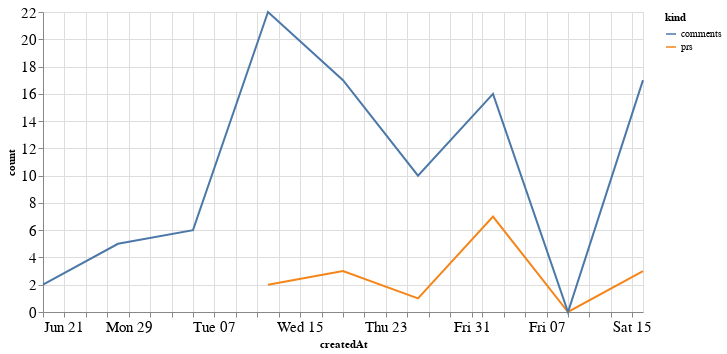

The cell this chart's notebook holds for it:
### Code cell
alt.Chart(total_time, width=600).mark_line().encode(
    x='createdAt',
    y='count',
    color='kind'
)

### Figure 1 — Vega-Lite specification as saved in the notebook (floating-point values rounded to 4 significant figures)
{"config": {"axisLeft": {"labelFontSize": 15}, "axisBottom": {"labelFontSize": 15}}, "data": {"name": "data-5cf9b88a7da1d4f0d79fafbd6246d1b6"}, "mark": "line", "encoding": {"color": {"type": "nominal", "field": "kind"}, "x": {"type": "temporal", "field": "createdAt"}, "y": {"type": "quantitative", "field": "count"}}, "width": 600, "$schema": "https://vega.github.io/schema/vega-lite/v4.8.1.json", "datasets": {"data-5cf9b88a7da1d4f0d79fafbd6246d1b6": [{"createdAt": "2020-07-12T00:00:00", "kind": "prs", "count": 2.0}, {"createdAt": "2020-07-19T00:00:00", "kind": "prs", "count": 3.0}, {"createdAt": "2020-07-26T00:00:00", "kind": "prs", "count": 1.0}, {"createdAt": "2020-08-02T00:00:00", "kind": "prs", "count": 7.0}, {"createdAt": "2020-08-09T00:00:00", "kind": "prs", "count": 0.0}, {"createdAt": "2020-08-16T00:00:00", "kind": "prs", "count": 3.0}, {"createdAt": "2020-06-21T00:00:00", "kind": "prs", "count": null}, {"createdAt": "2020-06-28T00:00:00", "kind": "prs", "count": null}, {"createdAt": "2020-07-05T00:00:00", "kind": "prs", "count": null}, {"createdAt": "2020-07-12T00:00:00", "kind": "comments", "count": 22.0}, {"createdAt": "2020-07-19T00:00:00", "kind": "comments", "count": 17.0}, {"createdAt": "2020-07-26T00:00:00", "kind": "comments", "count": 10.0}, {"createdAt": "2020-08-02T00:00:00", "kind": "comments", "count": 16.0}, {"createdAt": "2020-08-09T00:00:00", "kind": "comments", "count": 0.0}, {"createdAt": "2020-08-16T00:00:00", "kind": "comments", "count": 17.0}, {"createdAt": "2020-06-21T00:00:00", "kind": "comments", "count": 2.0}, {"createdAt": "2020-06-28T00:00:00", "kind": "comments", "count": 5.0}, {"createdAt": "2020-07-05T00:00:00", "kind": "comments", "count": 6.0}]}}
